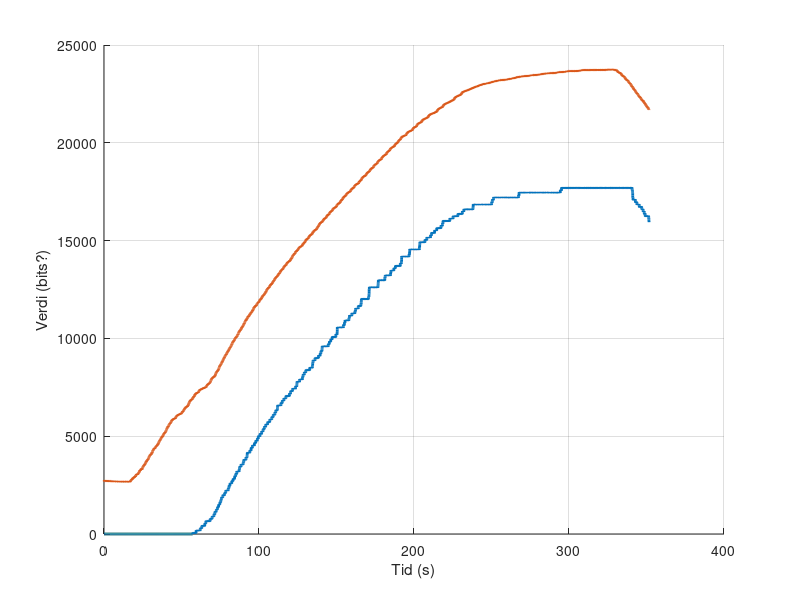

Write MATLAB code to recreate this figure.
clc; close all; clear;

csvread("KlippetData.csv");


grid on
hold on
plot(ans(:,1)/1000,ans(:,2), 'LineWidth', 2) %I sekund
plot(ans(:,1)/1000,ans(:,4) - 0.083, 'LineWidth', 2) 

xlabel('Tid (s)');
ylabel('Verdi (bits?)')